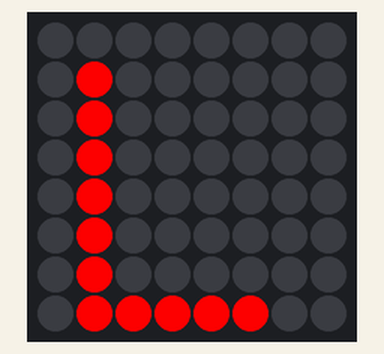
A program run on a simulated Raspberry Pi (BCM pin numbers) with a Sense HAT. Shown: the Sense HAT's 8×8 RGB LED matrix. Dim RGB values are drawn brighter than linear; random numbers come from a fixed seed. At 8.0 s the program stops and its outputs stay as they are.

Above: at 0.1 s.
At 1.1 s:
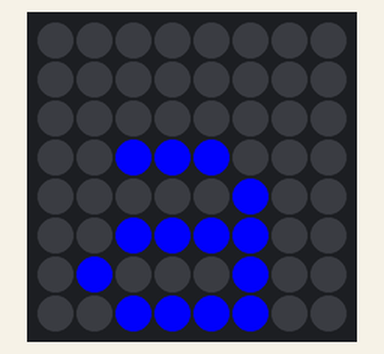
At 2.1 s:
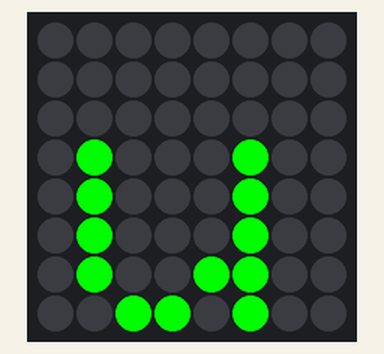
At 3.1 s:
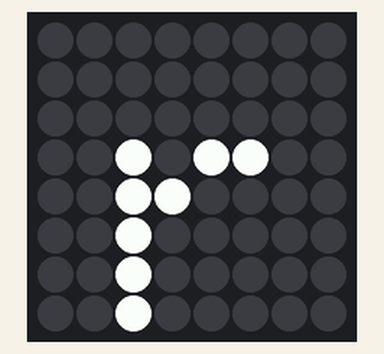
At 4.1 s:
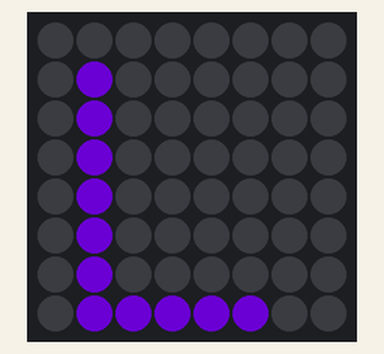
At 8.1 s:
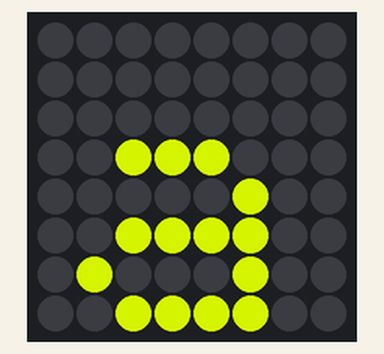

Measured:
- what the display in image 1 shows lasts 1.0 s, from 1.0 s to 2.0 s

The program:

display_character.py
```python
from sense_hat import SenseHat
from time import sleep
from random import randint


sense = SenseHat()

sense.show_letter("Z")

red = (255, 0, 0)
blue = (0, 0, 255)
green = (0, 255, 0)
white = (255, 255, 255)
yellow = (255, 255, 0)

sense.show_letter("L", red)
sleep(1)
sense.show_letter("a", blue)
sleep(1)
sense.show_letter("u", green)
sleep(1)
sense.show_letter("r", white)
sleep(1)
sense.show_letter("a", yellow)


def pick_random_colour():
    random_red = randint(0, 255)
    random_green = randint(0, 255)
    random_blue = randint(0, 255)
    return (random_red, random_green, random_blue)


sense.show_letter("L", pick_random_colour())
sleep(1)
sense.show_letter("a", pick_random_colour())
sleep(1)
sense.show_letter("u", pick_random_colour())
sleep(1)
sense.show_letter("r", pick_random_colour())
sleep(1)
sense.show_letter("a", pick_random_colour())
```
